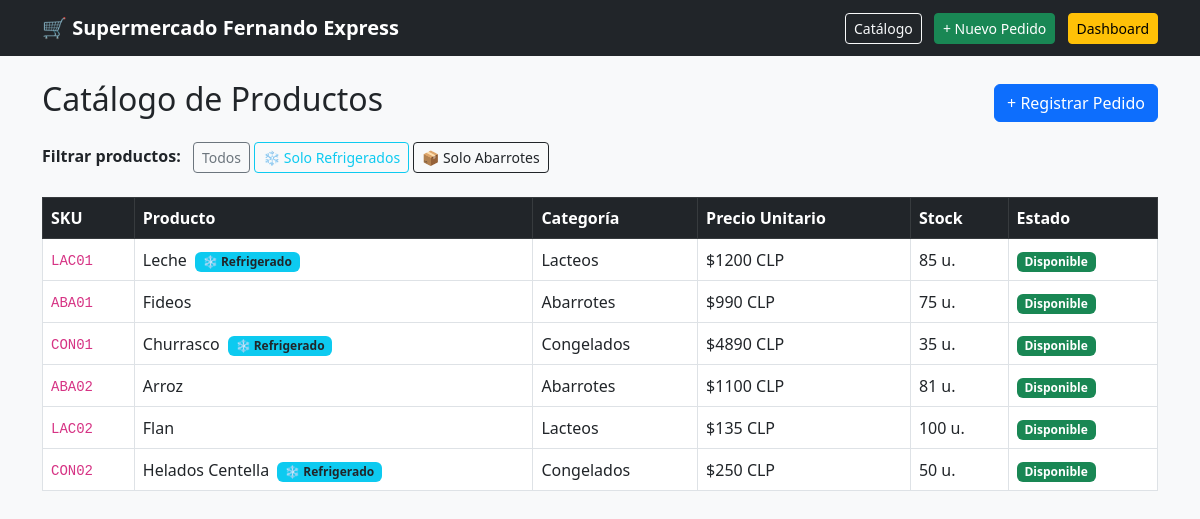
The page / on the database its author committed.
### gestion_pedidos/models.py (models this page shows, shortened)
class Producto(models.Model):
    nombre = models.CharField(max_length=150)
    sku = models.CharField(max_length=50, unique=True)
    categoria = models.ForeignKey(Categoria, on_delete=models.CASCADE, related_name='productos')
    precio_unitario = models.IntegerField()
    stock = models.IntegerField()
    requiere_refrigeracion = models.BooleanField(default=False)

class Categoria(models.Model):
    nombre = models.CharField(max_length=100)
    descripcion = models.TextField(blank=True, null=True)

### gestion_pedidos/views.py (the view)
# urls.py: path('', views.catalogo_productos, name='catalogo_productos'),
def catalogo_productos(request):
    productos = Producto.objects.all()
    refrigerado = request.GET.get('refrigerado')
    if refrigerado == '1':
        productos = productos.filter(requiere_refrigeracion=True)
    elif refrigerado == '0':
        productos = productos.filter(requiere_refrigeracion=False)
    return render(request, 'gestion_pedidos/catalogo.html', {
        'productos': productos
    })

### gestion_pedidos/templates/gestion_pedidos/catalogo.html
{% extends 'gestion_pedidos/base.html' %}
{% block content %}
<div class="d-flex justify-content-between align-items-center mb-3">
    <h2>Catálogo de Productos</h2>
    <a href="{% url 'crear_pedido' %}" class="btn btn-primary">+ Registrar Pedido</a>
</div>
<div class="mb-4">
    <span class="me-2 fw-bold">Filtrar productos:</span>
    <a href="{% url 'catalogo_productos' %}" class="btn btn-sm btn-outline-secondary">Todos</a>
    <a href="?refrigerado=1" class="btn btn-sm btn-outline-info">❄️ Solo Refrigerados</a>
    <a href="?refrigerado=0" class="btn btn-sm btn-outline-dark">📦 Solo Abarrotes</a>
</div>
{% if productos %}
<div class="table-responsive">
    <table class="table table-bordered table-hover align-middle bg-white">
        <thead class="table-dark">
            <tr>
                <th>SKU</th>
                <th>Producto</th>
                <th>Categoría</th>
                <th>Precio Unitario</th>
                <th>Stock</th>
                <th>Estado</th>
            </tr>
        </thead>
        <tbody>
            {% for prod in productos %}
            <tr>
                <td><code>{{ prod.sku }}</code></td>
                <td>
                    {{ prod.nombre }}
                    {% if prod.requiere_refrigeracion %}
                        <span class="badge bg-info text-dark ms-1">❄️ Refrigerado</span>
                    {% endif %}
                </td>
                <td>{{ prod.categoria.nombre }}</td>
                <td>${{ prod.precio_unitario }} CLP</td>
                <td>{{ prod.stock }} u.</td>
                <td>
                    {% if prod.stock > 0 %}
                        <span class="badge bg-success">Disponible</span>
                    {% else %}
                        <span class="badge bg-danger">Agotado</span>
                    {% endif %}
                </td>
            </tr>
            {% endfor %}
        </tbody>
    </table>
</div>
{% else %}
<div class="alert alert-warning text-center">
    No se encontraron productos registrados en la base de datos.
</div>
{% endif %}
{% endblock %}

### gestion_pedidos/templates/gestion_pedidos/base.html (shortened to what this page needs)
<!DOCTYPE html>
<html lang="es">
<head>
    <link href="https://cdn.jsdelivr.net/npm/bootstrap@5.3.0/dist/css/bootstrap.min.css" rel="stylesheet">
</head>
<body class="bg-light">
    <nav class="navbar navbar-expand-lg navbar-dark bg-dark mb-4">
        <div class="container">
            <a class="navbar-brand fw-bold" href="{% url 'catalogo_productos' %}">🛒 Supermercado Fernando Express</a>
            <div>
                <a href="{% url 'catalogo_productos' %}" class="btn btn-outline-light btn-sm me-2">Catálogo</a>
                <a href="{% url 'crear_pedido' %}" class="btn btn-success btn-sm me-2">+ Nuevo Pedido</a>
                <a href="{% url 'dashboard' %}" class="btn btn-warning btn-sm">Dashboard</a>
            </div>
        </div>
    </nav>
    <div class="container">
        {% block content %}{% endblock %}
    </div>
</body>
</html>

### rows shown on the page
Producto: sku "LAC01", nombre "Leche", requiere_refrigeracion "❄️ Refrigerado", categoria.nombre "Lacteos", precio_unitario "1200", stock "85", shows "Disponible"
Producto: sku "ABA01", nombre "Fideos", categoria.nombre "Abarrotes", precio_unitario "990", stock "75", shows "Disponible"
Producto: sku "CON01", nombre "Churrasco", requiere_refrigeracion "❄️ Refrigerado", categoria.nombre "Congelados", precio_unitario "4890", stock "35", shows "Disponible"
Producto: sku "ABA02", nombre "Arroz", categoria.nombre "Abarrotes", precio_unitario "1100", stock "81", shows "Disponible"
Producto: sku "LAC02", nombre "Flan", categoria.nombre "Lacteos", precio_unitario "135", stock "100", shows "Disponible"
Producto: sku "CON02", nombre "Helados Centella", requiere_refrigeracion "❄️ Refrigerado", categoria.nombre "Congelados", precio_unitario "250", stock "50", shows "Disponible"
